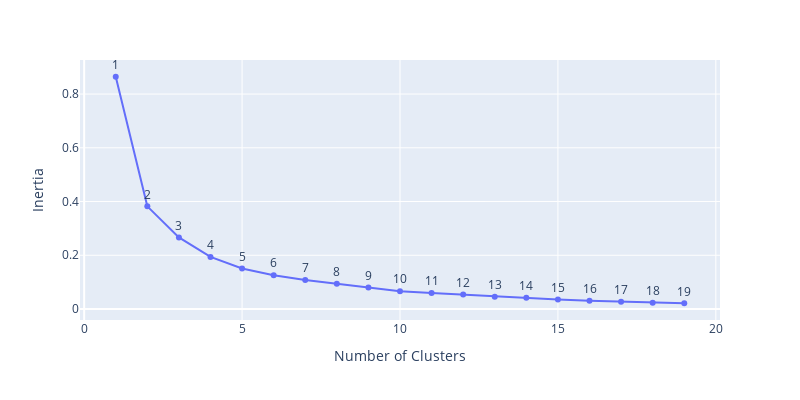

Source (notebook cell):
### Code cell
# fitting multiple k-means algorithms and storing the values in an empty list
SSE = []
for cluster in range(1, 20):
    kmeans = KMeans(n_clusters = cluster, random_state = 4, init = 'k-means++')
    kmeans.fit(df_hospitals_london_ft)
    SSE.append(kmeans.inertia_)
    
# converting the results into a dataframe and plotting them
df_inertia = pd.DataFrame({'Number of Clusters':range(1, 20), 'Inertia':SSE})

fig = px.line(df_inertia, 
              x = "Number of Clusters", 
              y = "Inertia",
              width = 800,
              height = 400,
              text = 'Number of Clusters'
              )

fig.update_traces(textposition = 'top center')

fig.show()

### Figure 1 — Plotly figure (JSON) as saved in the notebook; plotly's stock layout.template omitted (floating-point values rounded to 4 significant figures)
{"data": [{"hovertemplate": "Number of Clusters=%{text}<br>Inertia=%{y}<extra></extra>", "legendgroup": "", "line": {"color": "#636efa", "dash": "solid"}, "marker": {"symbol": "circle"}, "mode": "text+markers+lines", "name": "", "orientation": "v", "showlegend": false, "text": [1, 2, 3, 4, 5, 6, 7, 8, 9, 10, 11, 12, 13, 14, 15, 16, 17, 18, 19], "textposition": "top center", "type": "scatter", "x": [1, 2, 3, 4, 5, 6, 7, 8, 9, 10, 11, 12, 13, 14, 15, 16, 17, 18, 19], "xaxis": "x", "y": [0.8644, 0.3821, 0.2665, 0.1938, 0.1507, 0.1259, 0.1077, 0.09382, 0.08003, 0.06631, 0.05972, 0.05354, 0.04602, 0.04168, 0.03568, 0.031, 0.02702, 0.02328, 0.02143], "yaxis": "y"}], "layout": {"height": 400, "legend": {"tracegroupgap": 0}, "margin": {"t": 60}, "width": 800, "xaxis": {"anchor": "y", "autorange": true, "domain": [0, 1], "range": [-0.1319, 20.13], "title": {"text": "Number of Clusters"}, "type": "linear"}, "yaxis": {"anchor": "x", "autorange": true, "domain": [0, 1], "range": [-0.04091, 0.9268], "title": {"text": "Inertia"}, "type": "linear"}}}
